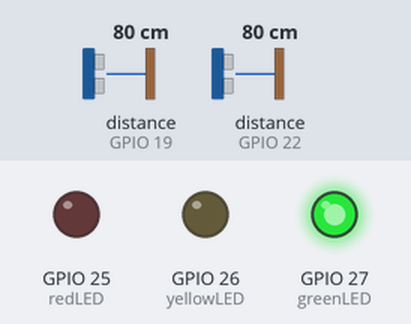
Recording of a sketch running on a simulated ESP32. Parts: output pins drawn as LEDs (lit = HIGH). Inputs (shaded band) come from the test bench; at power-on: distance to the obstacle (sensors on GPIO 19, GPIO 22) 80 cm. The echo pulse lasts 58.3 µs per cm; nothing arrives over Bluetooth unless stated; what the sketch prints to the serial monitor is not drawn.

Above: at 2.2 s.
2.3 s: distance to the obstacle (sensor on GPIO 19) set to 22 cm
3.8 s: distance to the obstacle (sensor on GPIO 19) set to 17 cm
At 4.4 s:
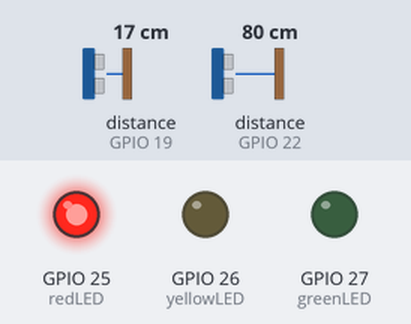
5.5 s: distance to the obstacle (sensor on GPIO 22) set to 196 cm
7.0 s: distance to the obstacle (sensor on GPIO 22) set to 206 cm
At 8.2 s:
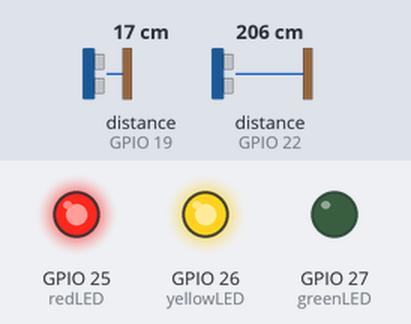
11.0 s: distance to the obstacle (sensor on GPIO 22) set to 35 cm
At 12.3 s:
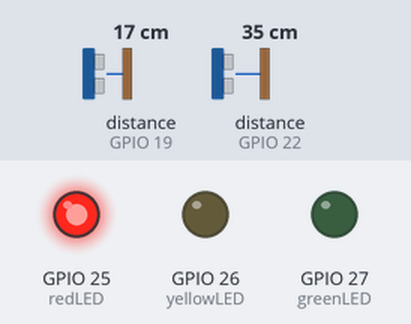
Timing chart, 0 to 13.5 s (numbered marks = the images above; inputs shaded):
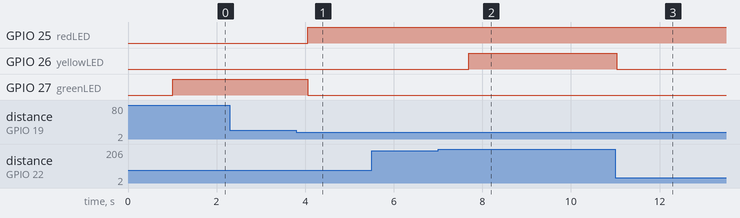

The sketch:

ESP32-2.ino
```cpp
#include "BluetoothSerial.h"
#include <NewPing.h>   // ✅ Added for ultrasonic sensors

BluetoothSerial SerialBT;

// Ultrasonic sensors
#define TRIG_PIN1 23
#define ECHO_PIN1 22
#define TRIG_PIN2 21
#define ECHO_PIN2 19
#define MAX_DISTANCE 200   // cm

NewPing sonarL(TRIG_PIN1, ECHO_PIN1, MAX_DISTANCE);
NewPing sonarR(TRIG_PIN2, ECHO_PIN2, MAX_DISTANCE);

// LEDs
int redLED = 25, yellowLED = 26, greenLED = 27;
const int dangerDistance = 20;

// Communication timeout
const int ACK_TIMEOUT = 400;

void setup() {
  pinMode(redLED, OUTPUT);
  pinMode(yellowLED, OUTPUT);
  pinMode(greenLED, OUTPUT);

  Serial.begin(115200);                                // Debug to PC
  Serial2.begin(115200, SERIAL_8N1, 16, 17);           // RX2=16, TX2=17 (Hardware Serial)
  SerialBT.begin("Mo_Robot");                        // Bluetooth name
  delay(1000);

  Serial.println("✅ ESP32-WROOM-32 ready. Waiting for Nano...");
  SerialBT.println("✅ ESP32-WROOM-32 ready. Waiting for Nano...");
}

// ✅ Updated Distance Function using NewPing
long readUltrasonic(NewPing &sonar) {
  unsigned int distance = sonar.ping_cm();
  if (distance == 0) return -1;  // No echo detected
  return distance;
}

// Send command to Nano and wait for ACK
void sendToNano(char cmd) {
  Serial.print("➡️ Sending to Nano: ");
  Serial.println(cmd);

  Serial2.write(cmd);
  Serial2.println();
  Serial2.flush();

  unsigned long start = millis();
  bool ackReceived = false;

  while (millis() - start < ACK_TIMEOUT) {
    if (Serial2.available()) {
      String reply = Serial2.readStringUntil('\n');
      reply.trim();
      if (reply.indexOf("ACK") >= 0) {
        ackReceived = true;
        Serial.println("✅ ACK received.");
        break;
      } else {
        Serial.print("⚠️ Unexpected reply: ");
        Serial.println(reply);
      }
    }
  }

  if (!ackReceived) {
    Serial.println("❌ No ACK — retrying...");
    Serial2.write(cmd);
    Serial2.println();
    Serial2.flush();
  }
}

void loop() {
  // ---- Manual override via Bluetooth ----
  if (SerialBT.available()) {
    char manualCmd = SerialBT.read();
    sendToNano(manualCmd);
    return;
  }

  // ---- Autonomous mode ----
  long distL = readUltrasonic(sonarL);
  long distR = readUltrasonic(sonarR);

  // Debugging distances
  Serial.printf("L: %ld cm | R: %ld cm\n", distL, distR);

  // Ignore invalid readings (don't immediately stop)
  if (distL < 0 || distR < 0) {
    Serial.println("⚠️ Sensor glitch detected — ignoring reading.");
    digitalWrite(yellowLED, HIGH);
    delay(50);
    return;
  } else {
    digitalWrite(yellowLED, LOW);
  }

  // ---- Normal obstacle logic ----
  if (distL < dangerDistance && distR < dangerDistance) {
    digitalWrite(redLED, HIGH);
    digitalWrite(greenLED, LOW);
    sendToNano('S'); delay(100);
    sendToNano('B'); delay(400);
    sendToNano('R'); delay(400);
    sendToNano('S');
  }
  else if (distL < dangerDistance) {
    digitalWrite(redLED, HIGH);
    digitalWrite(greenLED, LOW);
    sendToNano('S'); delay(100);
    sendToNano('R'); delay(400);
    sendToNano('S');
  }
  else if (distR < dangerDistance) {
    digitalWrite(redLED, HIGH);
    digitalWrite(greenLED, LOW);
    sendToNano('S'); delay(100);
    sendToNano('L'); delay(400);
    sendToNano('S');
  }
  else {
    digitalWrite(redLED, LOW);
    digitalWrite(greenLED, HIGH);
    sendToNano('F');
  }

  delay(100);
}
```

Measured:
- the behaviour switches between 20 and 19 cm on distance to the obstacle (sensor on GPIO 19) (found by bisection; images 0 and 1)
- the behaviour switches between 200 and 201 cm on distance to the obstacle (sensor on GPIO 22) (found by bisection; images 1 and 2)
- after the input at 2.3 s, every drawn part: stays the same
- after the input at 3.8 s, GPIO 25 (redLED): LOW → HIGH after 0.26 s; GPIO 27 (greenLED): HIGH → LOW after 0.26 s
- after the input at 5.5 s, every drawn part: stays the same
- after the input at 7.0 s, GPIO 26 (yellowLED): LOW → HIGH after 0.69 s
- after the input at 11.0 s, GPIO 26 (yellowLED): HIGH → LOW at once
